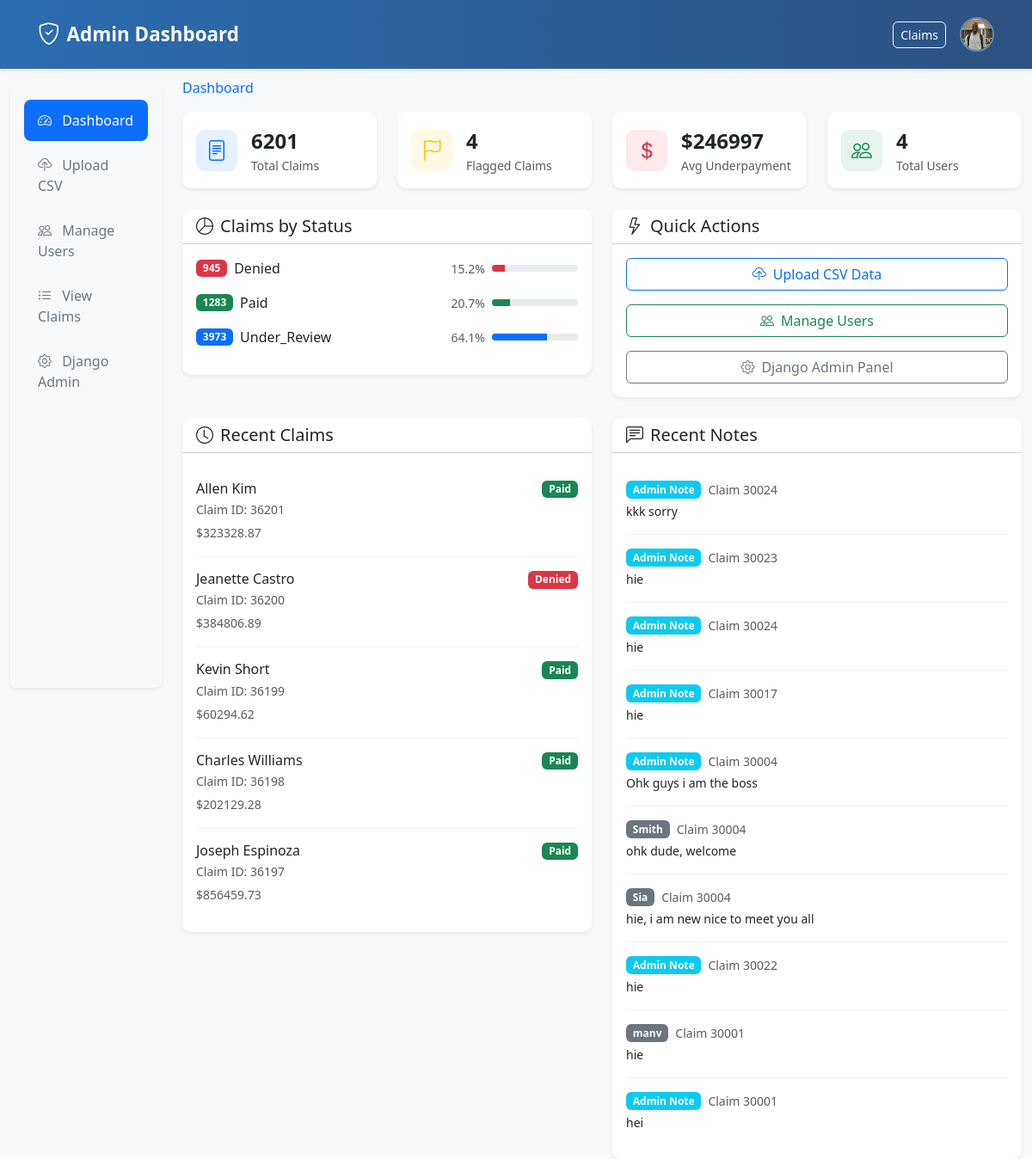
Page /dashboard/ (signed in) on the earlier database version.
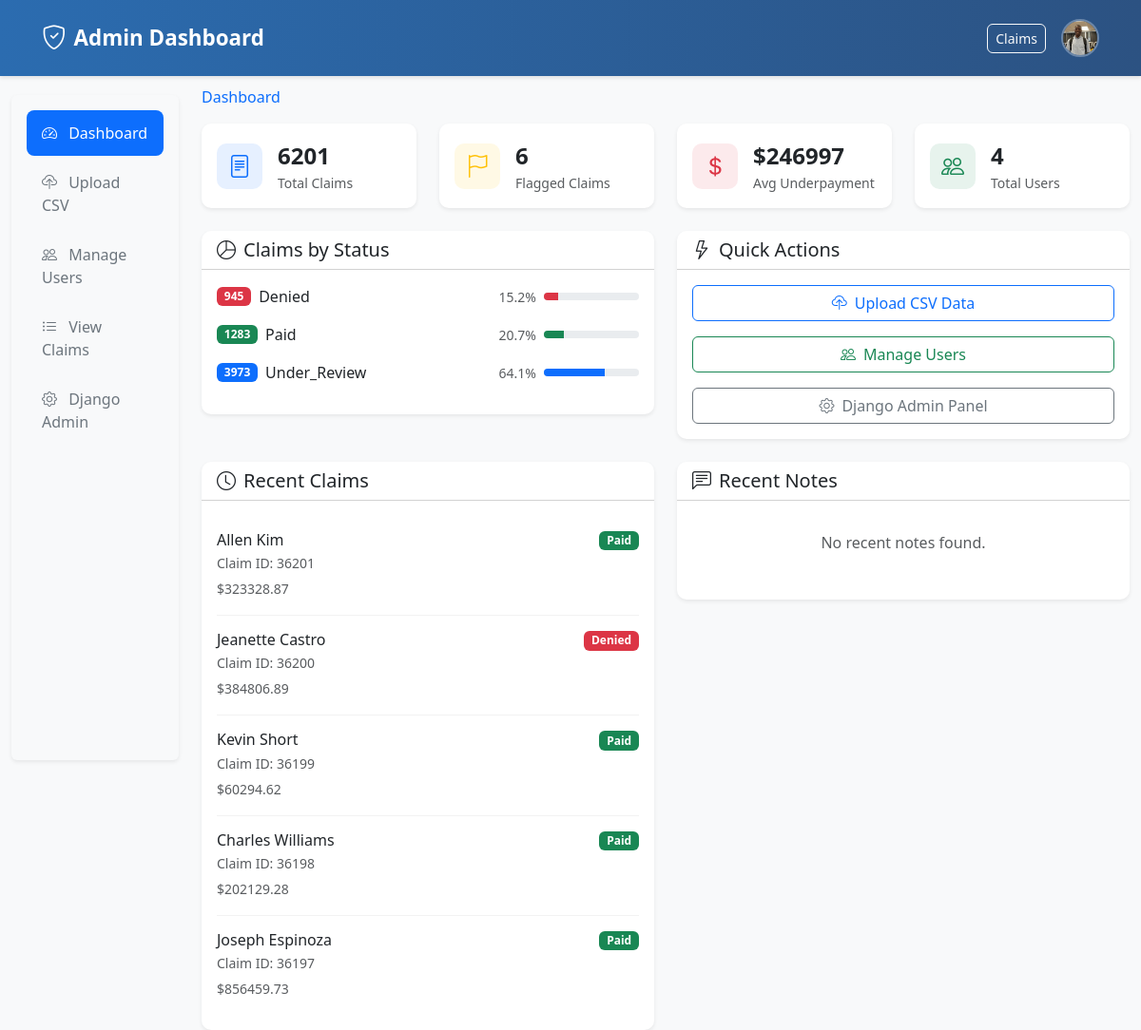
Same page on the later database version.
### claims/models.py (models this page shows, shortened)
class Claim(models.Model):
    STATUS_CHOICES = [
        ('denied', 'Denied'),
        ('paid', 'Paid'),
        ('under_review', 'Under Review'),
    ]
    claim_id = models.CharField(max_length=20, unique=True)
    patient_name = models.CharField(max_length=200)
    billed_amount = models.DecimalField(max_digits=12, decimal_places=2)
    paid_amount = models.DecimalField(max_digits=12, decimal_places=2)
    status = models.CharField(max_length=20, choices=STATUS_CHOICES)
    insurer = models.CharField(max_length=200)
    discharge_date = models.DateField()
    cpt_codes = models.TextField(help_text="Comma-separated CPT codes")
    denial_reason = models.TextField(blank=True, null=True)
    is_flagged = models.BooleanField(default=False)
    created_at = models.DateTimeField(auto_now_add=True)
    updated_at = models.DateTimeField(auto_now=True)
    class Meta:
        ordering = ['created_at']

class ClaimNote(models.Model):
    NOTE_TYPES = [
        ('admin', 'Admin Note'),
        ('system', 'System Flag'),
        ('user', 'User Note'),
    ]
    claim = models.ForeignKey(Claim, on_delete=models.CASCADE, related_name='notes')
    note_type = models.CharField(max_length=10, choices=NOTE_TYPES, default='user')
    content = models.TextField()
    created_by = models.ForeignKey(User, on_delete=models.SET_NULL, null=True, blank=True)
    created_at = models.DateTimeField(auto_now_add=True)
    class Meta:
        ordering = ['-created_at']

### claims/admin_views.py (the view)
# urls.py: path('', admin_views.lazypaste_admin_dashboard, name='dashboard'),
@login_required
@staff_member_required
def lazypaste_admin_dashboard(request):
    total_claims = Claim.objects.count()
    flagged_claims = Claim.objects.filter(is_flagged=True).count()
    claims_with_amounts = Claim.objects.exclude(billed_amount=0)
    avg_underpayment = 0
    total_underpayment = 0
    if claims_with_amounts.exists():
        underpayments = []
        total_billed = Decimal('0')
        total_paid = Decimal('0')
        for claim in claims_with_amounts:
            underpayment = claim.billed_amount - claim.paid_amount
            if underpayment > 0:  # Only count actual underpayments
                underpayments.append(underpayment)
                total_underpayment += underpayment
            total_billed += claim.billed_amount
            total_paid += claim.paid_amount
        if underpayments:
            avg_underpayment = sum(underpayments) / len(underpayments)
    status_counts = Claim.objects.values('status').annotate(count=Count('status'))
    status_stats = []
    for status in status_counts:
        percentage = (status['count'] / total_claims * 100) if total_claims > 0 else 0
        status_stats.append({
            'status': status['status'],
            'count': status['count'],
            'percentage': round(percentage, 1)  # Round to 1 decimal place
        })
    recent_notes = ClaimNote.objects.select_related('claim').order_by('-created_at')[:10]
    recent_claims = Claim.objects.order_by('-created_at')[:5]
    total_users = User.objects.count()
    admin_users = User.objects.filter(is_staff=True).count()
    context = {
        'total_claims': total_claims,
        'flagged_claims': flagged_claims,
        'avg_underpayment': avg_underpayment,
        'total_underpayment': total_underpayment,
        'status_stats': status_stats,  # Now includes percentage field
        'recent_notes': recent_notes,
        'recent_claims': recent_claims,
        'total_users': total_users,
        'admin_users': admin_users,
    }
    return render(request, 'admin/dashboard.html', context)

### templates/admin/dashboard.html (shortened to what the changed rows need)
{% extends 'admin_base.html' %}
{% block content %}
<div class="row g-4 mb-4">
    <div class="col-xl-3 col-md-6">
        <div class="card stats-card h-100">
            <div class="card-body">
                <div class="d-flex align-items-center">
                    <div>
                        <div class="fs-4 fw-semibold">{{ flagged_claims }}</div>
                        <div class="text-muted small">Flagged Claims</div>
                    </div>
                </div>
            </div>
        </div>
    </div>
</div>
<div class="row g-4 mb-4">
    <div class="col-lg-6">
        <div class="card content-card">
            <div class="card-body">
                {% for status in status_stats %}
                <div class="d-flex justify-content-between align-items-center mb-3">
                    <div class="d-flex align-items-center">
                        <div class="badge {% if status.status == 'denied' %}bg-danger{% elif status.status == 'paid' %}bg-success{% else %}bg-primary{% endif %} me-2">
                            {{ status.count }}
                        </div>
                        <span class="text-capitalize">{{ status.status|title }}</span>
                    </div>
                    <div class="d-flex align-items-center">
                        <span class="small text-muted me-2">{{ status.percentage }}%</span>
                        <div class="progress" style="width: 100px; height: 8px;">
                            <div class="progress-bar {% if status.status == 'denied' %}bg-danger{% elif status.status == 'paid' %}bg-success{% else %}bg-primary{% endif %}"
                                style="width: {{ status.percentage }}%">
                            </div>
                        </div>
                    </div>
                </div>
                {% endfor %}
            </div>
        </div>
    </div>
</div>
<div class="row g-4">
    <div class="col-lg-6">
        <div class="card content-card">
            <div class="card-body">
                {% if recent_claims %}
                    <div class="list-group list-group-flush">
                        {% for claim in recent_claims %}
                        <div class="list-group-item px-0">
                            <div class="d-flex justify-content-between align-items-start">
                                <div>
                                    <h6 class="mb-1">{{ claim.patient_name }}</h6>
                                    <p class="mb-1 small text-muted">Claim ID: {{ claim.claim_id }}</p>
                                    <small class="text-muted">${{ claim.billed_amount|floatformat:2 }}</small>
                                </div>
                                <span class="badge {% if claim.status == 'denied' %}bg-danger{% elif claim.status == 'paid' %}bg-success{% else %}bg-primary{% endif %}">
                                    {{ claim.status|title }}
                                </span>
                            </div>
                        </div>
                        {% endfor %}
                    </div>
                {% else %}
                    <p class="text-muted text-center py-3">No recent claims found.</p>
                {% endif %}
            </div>
        </div>
    </div>
    <div class="col-lg-6">
        <div class="card content-card">
            <div class="card-body">
                {% if recent_notes %}
                    <div class="list-group list-group-flush">
                        {% for note in recent_notes %}
                        <div class="list-group-item px-0">
                            <div class="d-flex justify-content-between align-items-start">
                                <div class="flex-grow-1">
                                    <div class="d-flex align-items-center mb-1">
                                        <span class="badge {% if note.note_type == 'system' %}bg-warning{% elif note.note_type == 'admin' %}bg-info{% else %}bg-secondary{% endif %} me-2">
                                            {% if note.note_type == 'admin' %}
                                                Admin Note
                                            {% elif note.note_type == 'system' %}
                                                System Flag
                                            {% elif note.created_by %}
                                                {{ note.created_by.username }}
                                            {% else %}
                                                User Note
                                            {% endif %}
                                        </span>
                                        <small class="text-muted">Claim {{ note.claim.claim_id }}</small>
                                    </div>
                                    <p class="mb-0 small">{{ note.content|truncatechars:100 }}</p>
                                </div>
                            </div>
                        </div>
                        {% endfor %}
                    </div>
                {% else %}
                    <p class="text-muted text-center py-3">No recent notes found.</p>
                {% endif %}
            </div>
        </div>
    </div>
</div>
{% endblock %}

Differences in the rows shown:
removed ClaimNote: note_type "Admin Note", claim.claim_id "30024", content "kkk sorry"
removed ClaimNote: note_type "Admin Note", claim.claim_id "30023", content "hie"
removed ClaimNote: note_type "Admin Note", claim.claim_id "30024", content "hie"
removed ClaimNote: note_type "Admin Note", claim.claim_id "30017", content "hie"
removed ClaimNote: note_type "Admin Note", claim.claim_id "30004", content "Ohk guys i am the boss"
removed ClaimNote: created_by.username "Smith", claim.claim_id "30004", content "ohk dude, welcome", note_type "user" (drawn)
removed ClaimNote: created_by.username "Sia", claim.claim_id "30004", content "hie, i am new nice to meet you all", note_type "user" (drawn)
removed ClaimNote: note_type "Admin Note", claim.claim_id "30022", content "hie"
removed ClaimNote: created_by.username "manv", claim.claim_id "30001", content "hie", note_type "user" (drawn)
removed ClaimNote: note_type "Admin Note", claim.claim_id "30001", content "hei"
Other differences:
{{ flagged_claims }}: "4" → "6"
text now shown: "No recent notes found."
